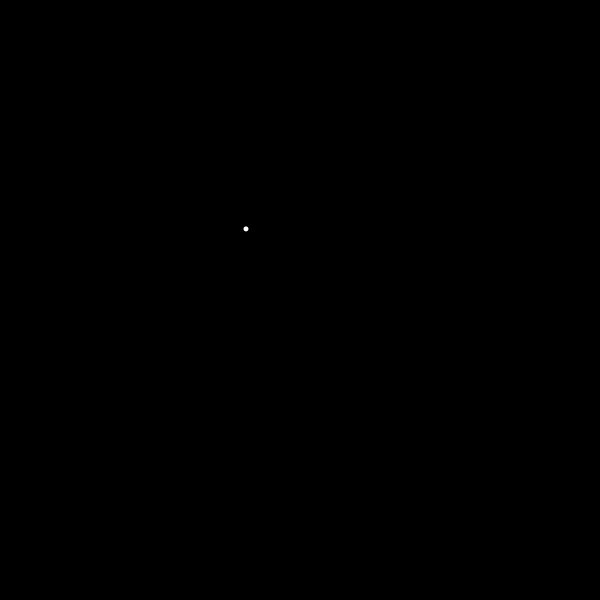
Frame 1 (no input)
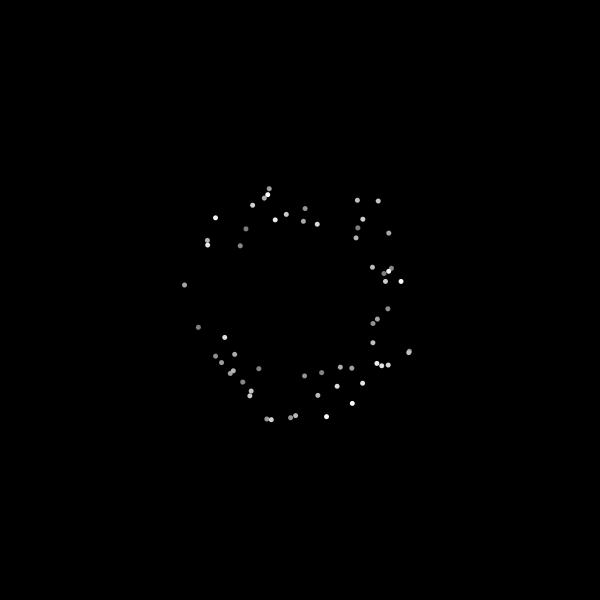
Frame 60 (the mouse pressed at the canvas centre just before this capture)
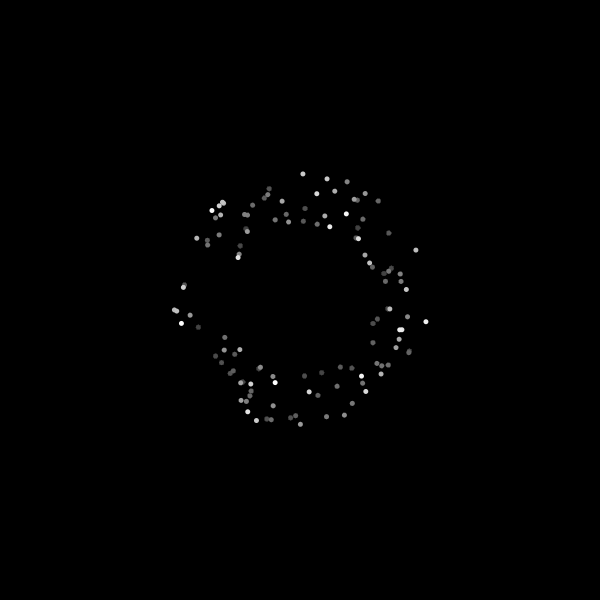
Frame 120 (the mouse held since frame 60 and released just before this capture)

The Processing sketch that drew these frames (run headless with seeded random() and noise(); from frame 60 on, the mouse is pressed at the canvas centre):

// Processing sketch: processing_64133
// ── processing_64133.pde

void setup(){
  size(600,600);
  smooth();
  noStroke();
  background(0);
}

void draw(){
  fill(0, 3);
  rect(0,0, width,height);
  
  
  float ra = random(TWO_PI);
  float rr = random(75, 130);
  
  noStroke();
  fill(255);
  
  float x = width/2 +  cos(ra) * rr;
  float y = height/2+  sin(ra) * rr;
  ellipse(x, y, 5,5);
}
